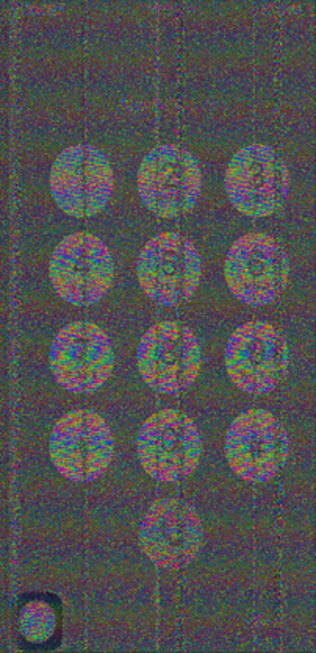
#> input picture research/mobile_mipi_leakage/provided_restoration_analysis/inputs/input_01.png, 316 x 653 px; its folder holds only this picture in this run
$ python find_sources.py
#> lines starting #> are read from the running program, lines starting #| are printed output that depends on the picture
from pathlib import Path
from PIL import Image, ImageOps
import numpy as np
import os

INPUT_DIR = Path(__file__).parent / "inputs"
ROOT = Path(os.environ.get("TEMPEST_LEGACY_OUTPUT_ROOT", Path(__file__).parent)).expanduser()


def trim_alpha(im: Image.Image) -> Image.Image:
    im = im.convert("RGBA")
    # Keep the full raster. Clipboard images have only a very small plotting margin;
    # trimming by colour would also remove a real white phone background.
    return im.convert("RGB")


def dct_hash(im: Image.Image, n=32, k=12):
    a = np.asarray(ImageOps.fit(trim_alpha(im).convert("L"), (n, n), method=Image.Resampling.LANCZOS), dtype=float)
    x = np.arange(n)
    u = np.arange(k)[:, None]
    C = np.cos(np.pi * (2 * x + 1)[None, :] * u / (2 * n))
    d = C @ a @ C.T
    vals = d[:k, :k].ravel()[1:]
    return vals > np.median(vals)


def thumb(im: Image.Image, w=32, h=64):
    a = np.asarray(ImageOps.fit(trim_alpha(im), (w, h), method=Image.Resampling.LANCZOS), dtype=np.float32) / 255
    # Remove global colour/exposure but retain spatial structure.
    a = (a - a.mean((0, 1), keepdims=True)) / (a.std((0, 1), keepdims=True) + 1e-5)
    return a


inputs = []
for p in sorted(INPUT_DIR.glob("input_*.png")):
    with Image.open(p) as im:
#> im is the input picture: PIL image 316x653 RGBA; mean R, G, B, A 80.7, 80.4, 80.3, 255
        inputs.append((p.name, dct_hash(im), thumb(im), im.width / im.height))
#> in dct_hash, `a = np.asarray(ImageOps.fit(trim_alpha(im).convert("L"), (n, n), metho..`:
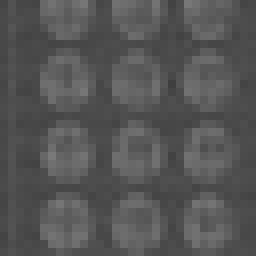
#> a: shape (32, 32) float64 (shown 8 times larger); min 63, max 121, mean 85.3
#> in dct_hash, `vals = d[:k, :k].ravel()[1:]`: vals = 143 values, max 3188.5 at index 6, min -2919.8 at index 5, mean -20.17
#> in thumb, `a = np.asarray(ImageOps.fit(trim_alpha(im), (w, h), method=Image.Resam..`:
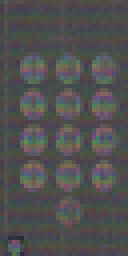
#> a: shape (64, 32, 3) float32 (shown 4 times larger); mean R, G, B 0.318, 0.316, 0.316
#> in thumb, `a = (a - a.mean((0, 1), keepdims=True)) / (a.std((0, 1), keepdims=True..`:
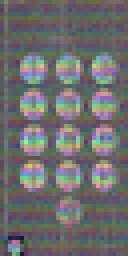
#> a: shape (64, 32, 3) float32 (shown 4 times larger); mean R, G, B -1.65e-05, -1.45e-05, -2.15e-05; drawn with min black and max white

best = {name: [] for name, *_ in inputs}
#> best = {'input_01.png': []}
files = [p for p in ROOT.rglob("*") if p.suffix.lower() in {".png", ".jpg", ".jpeg"}]
for j, p in enumerate(files):
    try:
        with Image.open(p) as im:
            ratio = im.width / im.height
#> ratio = 0.484
            # All supplied images are portrait. Allow a wide range because source
            # figures can have small margins or a native-resolution export.
            if not 0.32 <= ratio <= 0.72:
                continue
            h = dct_hash(im)
            t = thumb(im)
    except Exception:
        continue
    for name, ih, it, ir in inputs:
        ham = float(np.mean(h != ih))
        corr = float(np.mean(t * it))
        aspect_penalty = abs(np.log(ratio / ir))
        score = corr - 0.8 * ham - 0.15 * aspect_penalty
        row = (score, corr, ham, str(p))
        arr = best[name]
        arr.append(row)
        arr.sort(reverse=True)
        del arr[12:]
#> this loop made 1 pass
#> (name, ir, ham, corr, aspect_penalty, score) on pass 1: ('input_01.png', 0.484, 0, 1, 0, 1)

for name, rows in best.items():
    print(f"\n## {name}")
    for score, corr, ham, p in rows:
        print(f"{score: .4f} corr={corr: .4f} ham={ham:.3f} {p}")
#> this loop made 1 pass
#> name on pass 1: 'input_01.png'
#| ## input_01.png
#|  0.9996 corr= 0.9996 ham=0.000 research/mobile_mipi_leakage/provided_restoration_analysis/inputs/input_01.png

$ run again, on research/mobile_mipi_leakage/provided_restoration_analysis/inputs/input_05.png
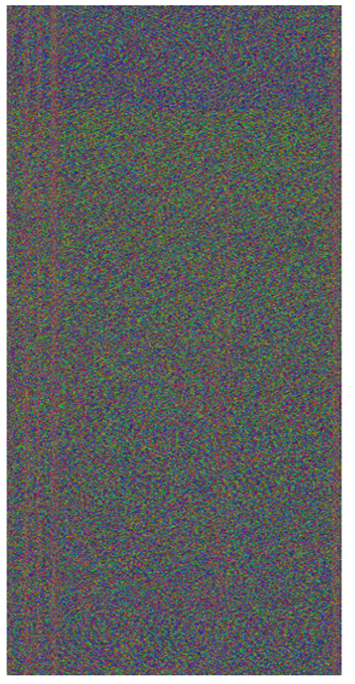
#> input picture research/mobile_mipi_leakage/provided_restoration_analysis/inputs/input_05.png, 355 x 684 px
#> im is the input picture: PIL image 355x684 RGBA; mean R, G, B, A 99.7, 101.7, 101.6, 255
#> in dct_hash, `a = np.asarray(ImageOps.fit(trim_alpha(im).convert("L"), (n, n), metho..`:
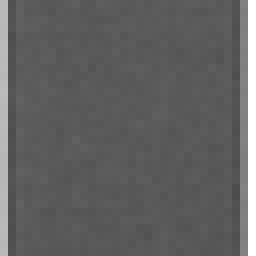
#> a: shape (32, 32) float64 (shown 8 times larger); min 76, max 255, mean 98.5
#> vals = 143 values, max 9210 at index 1, min -3325.5 at index 4, mean 174.6
#> in thumb, `a = (a - a.mean((0, 1), keepdims=True)) / (a.std((0, 1), keepdims=True..`:
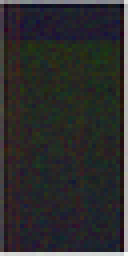
#> a: shape (64, 32, 3) float32 (shown 4 times larger); mean R, G, B -1.08e-05, -7.56e-06, -5.46e-06; drawn with min black and max white
#> best = {'input_05.png': []}
#> the loop `for name, ih, it, ir in inputs:` made 1 pass
#> (name, ir, ham, corr, aspect_penalty, score) on pass 1: ('input_05.png', 0.519, 0, 1, 0, 1)
#> the loop `for name, rows in best.items():` made 1 pass
#> name on pass 1: 'input_05.png'
#> (printed output is left out)

$ run again, on research/mobile_mipi_leakage/provided_restoration_analysis/inputs/input_06.png
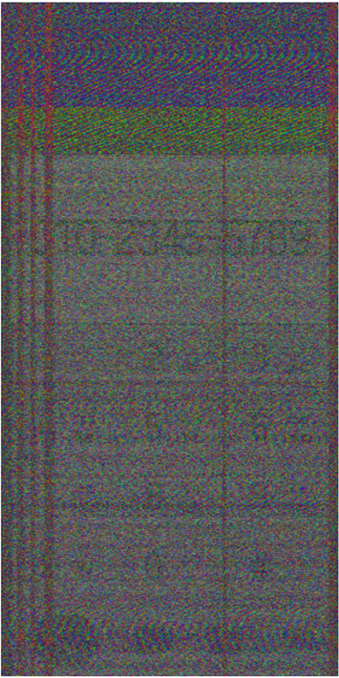
#> input picture research/mobile_mipi_leakage/provided_restoration_analysis/inputs/input_06.png, 339 x 678 px
#> im is the input picture: PIL image 339x678 RGBA; mean R, G, B, A 87, 86.6, 87.3, 255
#> in dct_hash, `a = np.asarray(ImageOps.fit(trim_alpha(im).convert("L"), (n, n), metho..`:
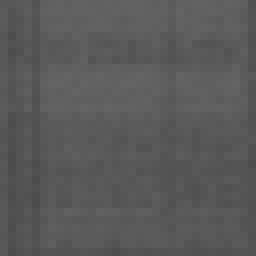
#> a: shape (32, 32) float64 (shown 8 times larger); min 75, max 100, mean 89.5
#> vals = 143 values, max 1833.7 at index 11, min -1354.1 at index 1, mean 0.975
#> in thumb, `a = (a - a.mean((0, 1), keepdims=True)) / (a.std((0, 1), keepdims=True..`:
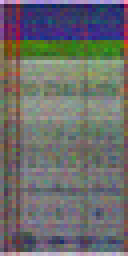
#> a: shape (64, 32, 3) float32 (shown 4 times larger); mean R, G, B -2.4e-05, -1.91e-05, -1.7e-05; drawn with min black and max white
#> best = {'input_06.png': []}
#> the loop `for name, ih, it, ir in inputs:` made 1 pass
#> (name, ir, ham, corr, aspect_penalty, score) on pass 1: ('input_06.png', 0.5, 0, 0.999, 0, 0.999)
#> the loop `for name, rows in best.items():` made 1 pass
#> name on pass 1: 'input_06.png'
#> (printed output is left out)

$ run again, on research/mobile_mipi_leakage/provided_restoration_analysis/inputs/input_07.png
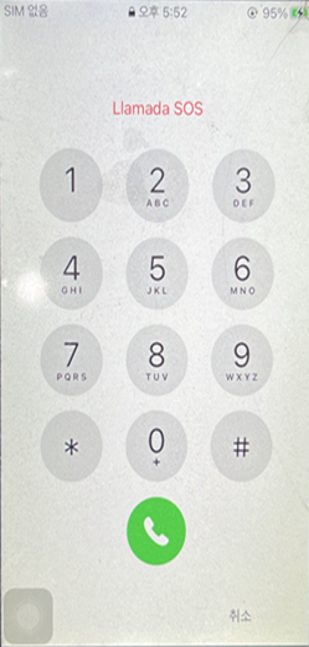
#> input picture research/mobile_mipi_leakage/provided_restoration_analysis/inputs/input_07.png, 309 x 647 px
#> im is the input picture: PIL image 309x647 RGBA; mean R, G, B, A 220.1, 222.7, 217.4, 255
#> in dct_hash, `a = np.asarray(ImageOps.fit(trim_alpha(im).convert("L"), (n, n), metho..`:
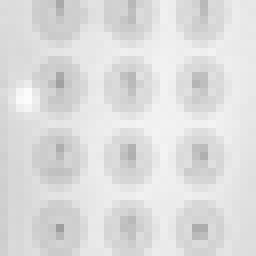
#> a: shape (32, 32) float64 (shown 8 times larger); min 158, max 252, mean 221.1
#> vals = 143 values, max 3685.4 at index 5, min -4543.8 at index 7, mean -27.52
#> in thumb, `a = (a - a.mean((0, 1), keepdims=True)) / (a.std((0, 1), keepdims=True..`:
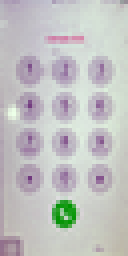
#> a: shape (64, 32, 3) float32 (shown 4 times larger); mean R, G, B 6.89e-05, 0.000118, 5.72e-05; drawn with min black and max white
#> best = {'input_07.png': []}
#> the loop `for name, ih, it, ir in inputs:` made 1 pass
#> (name, ir, ham, corr, aspect_penalty, score) on pass 1: ('input_07.png', 0.478, 0, 1, 0, 1)
#> the loop `for name, rows in best.items():` made 1 pass
#> name on pass 1: 'input_07.png'
#> (printed output is left out)

$ run again, on research/mobile_mipi_leakage/provided_restoration_analysis/inputs/input_02.png
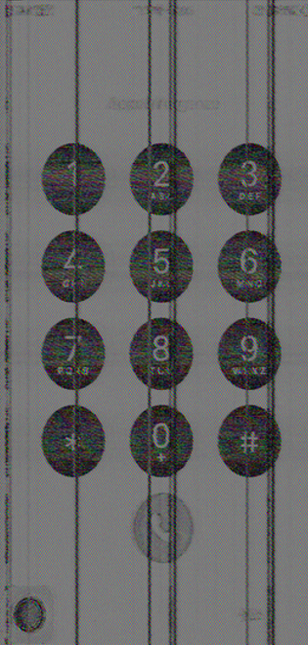
#> input picture research/mobile_mipi_leakage/provided_restoration_analysis/inputs/input_02.png, 308 x 645 px
#> im is the input picture: PIL image 308x645 RGBA; mean R, G, B, A 103.7, 103.6, 103.6, 255
#> in dct_hash, `a = np.asarray(ImageOps.fit(trim_alpha(im).convert("L"), (n, n), metho..`:
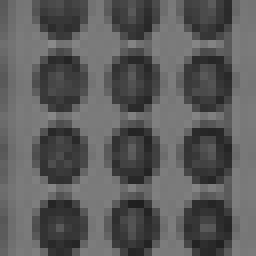
#> a: shape (32, 32) float64 (shown 8 times larger); min 31, max 137, mean 91.7
#> vals = 143 values, max 10361.2 at index 5, min -8694.8 at index 6, mean 5.66
#> in thumb, `a = (a - a.mean((0, 1), keepdims=True)) / (a.std((0, 1), keepdims=True..`:
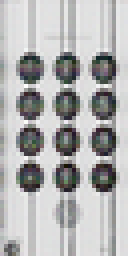
#> a: shape (64, 32, 3) float32 (shown 4 times larger); mean R, G, B -1.6e-05, -1.24e-05, -1.03e-05; drawn with min black and max white
#> best = {'input_02.png': []}
#> the loop `for name, ih, it, ir in inputs:` made 1 pass
#> (name, ir, ham, corr, aspect_penalty, score) on pass 1: ('input_02.png', 0.478, 0, 1, 0, 1)
#> the loop `for name, rows in best.items():` made 1 pass
#> name on pass 1: 'input_02.png'
#> (printed output is left out)
